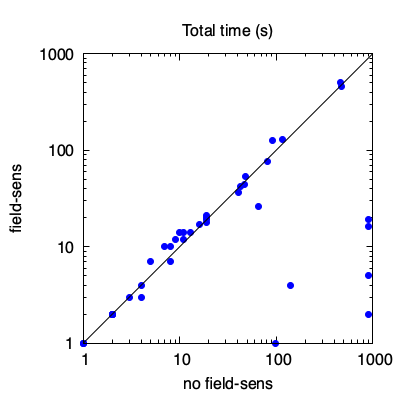

Recreate this plot in gnuplot.
set term pngcairo size 400, 400
set output 'total-time.png'
set logscale xy
set xlabel 'no field-sens'
set ylabel 'field-sens'
set xrange [1:1000]
set yrange [1:1000]
set size ratio 1
set title 'Total time (s)'
plot 'total-time.txt' using 2:1 with points pt 7 ps 1 lc rgb 'blue' notitle, \
    x with line lt 1 lc rgb 'black' notitle

